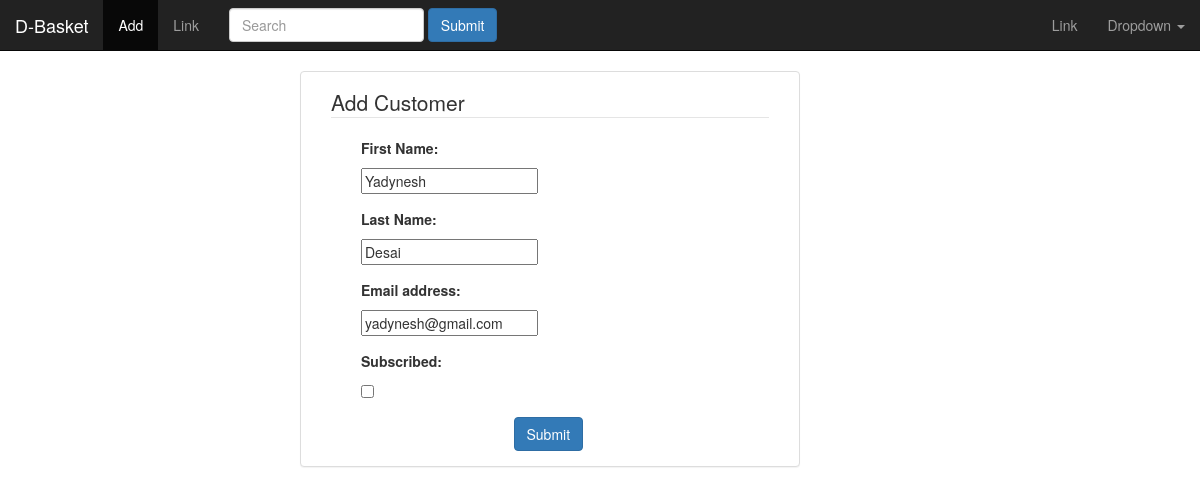
Screenshot of /emp/customer/1/ with the database file from the repository.
### AdminPanel/models.py (models this page shows, shortened)
class Customer(models.Model):
	first_name = models.CharField(max_length = 100, verbose_name = 'First Name')
	last_name = models.CharField(max_length = 100, verbose_name = 'Last Name')
	email_id = models.EmailField(max_length = 100, verbose_name = 'Email address')
	join_date = models.DateTimeField(default = timezone.now, editable = False)
	last_modified = models.DateTimeField(auto_now = True)
	subscribe = models.BooleanField(default = False, verbose_name = 'Subscribed')

### AdminPanel/views.py (the view)
# urls.py: url(r'^customer/(?P<pk>[0-9]+)/$', views.UpdateCustomer.as_view() , name = 'update-customer'),
class UpdateCustomer(generic.UpdateView):
	model = Customer
	fields = ['first_name', 'last_name', 'email_id', 'subscribe']

### AdminPanel/templates/AdminPanel/customer_form.html (shortened to what this page needs)
{% extends "AdminPanel/index.html" %}
{% block content %}
<div class="panel panel-default col-md-offset-3 col-md-5">
	<div class="panel-body col-sm-12">
		<form action="" method="POST" role="form">
			<legend>Add Customer</legend>
			{% include "AdminPanel/form_template.html" %}
			<button type="submit" class="btn btn-primary  col-md-offset-5">Submit</button>
		</form>
	</div>
</div>
{% endblock content %}

### AdminPanel/templates/AdminPanel/form_template.html
{% for field in form %}
	<div class="form-group col-sm-12">
		<label class="col-sm-12 col-md-5s">{{field.label_tag}}</label>
		<div class="col-sm-12 col-md-3">{{field}}</div>
	</div>
{% endfor %}

### rows the page displays
Customer: form "Yadynesh" "Desai" "yadynesh@gmail.com"

### other values shown
{{ field.label_tag }} "First Name:" "Last Name:" "Email address:" "Subscribed:"
